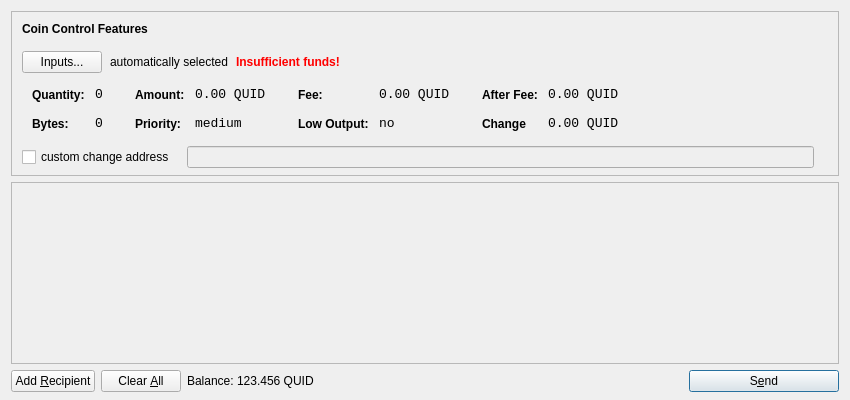
<?xml version="1.0" encoding="UTF-8"?>
<ui version="4.0">
 <class>SendCoinsDialog</class>
 <widget class="QDialog" name="SendCoinsDialog">
  <property name="geometry">
   <rect>
    <x>0</x>
    <y>0</y>
    <width>850</width>
    <height>400</height>
   </rect>
  </property>
  <property name="windowTitle">
   <string>Send Coins</string>
  </property>
  <layout class="QVBoxLayout" name="verticalLayout" stretch="0,1,0">
   <property name="bottomMargin">
    <number>8</number>
   </property>
   <item>
    <widget class="QFrame" name="frameCoinControl">
     <property name="sizePolicy">
      <sizepolicy hsizetype="Expanding" vsizetype="Expanding">
       <horstretch>0</horstretch>
       <verstretch>0</verstretch>
      </sizepolicy>
     </property>
     <property name="maximumSize">
      <size>
       <width>16777215</width>
       <height>16777215</height>
      </size>
     </property>
     <property name="frameShape">
      <enum>QFrame::StyledPanel</enum>
     </property>
     <property name="frameShadow">
      <enum>QFrame::Sunken</enum>
     </property>
     <layout class="QVBoxLayout" name="verticalLayoutCoinControl2">
      <property name="spacing">
       <number>-1</number>
      </property>
      <property name="leftMargin">
       <number>0</number>
      </property>
      <property name="topMargin">
       <number>0</number>
      </property>
      <property name="rightMargin">
       <number>0</number>
      </property>
      <property name="bottomMargin">
       <number>6</number>
      </property>
      <item>
       <layout class="QVBoxLayout" name="verticalLayoutCoinControl" stretch="0,0,0,0,1">
        <property name="spacing">
         <number>0</number>
        </property>
        <property name="leftMargin">
         <number>10</number>
        </property>
        <property name="topMargin">
         <number>10</number>
        </property>
        <item>
         <layout class="QHBoxLayout" name="horizontalLayoutCoinControl1">
          <property name="bottomMargin">
           <number>15</number>
          </property>
          <item>
           <widget class="QLabel" name="labelCoinControlFeatures">
            <property name="sizePolicy">
             <sizepolicy hsizetype="Preferred" vsizetype="Maximum">
              <horstretch>0</horstretch>
              <verstretch>0</verstretch>
             </sizepolicy>
            </property>
            <property name="font">
             <font>
              <weight>75</weight>
              <bold>true</bold>
             </font>
            </property>
            <property name="styleSheet">
             <string notr="true">font-weight:bold;</string>
            </property>
            <property name="text">
             <string>Coin Control Features</string>
            </property>
           </widget>
          </item>
         </layout>
        </item>
        <item>
         <layout class="QHBoxLayout" name="horizontalLayoutCoinControl2" stretch="0,0,0,0">
          <property name="spacing">
           <number>8</number>
          </property>
          <property name="bottomMargin">
           <number>10</number>
          </property>
          <item>
           <widget class="QPushButton" name="pushButtonCoinControl">
            <property name="styleSheet">
             <string notr="true"/>
            </property>
            <property name="text">
             <string>Inputs...</string>
            </property>
           </widget>
          </item>
          <item>
           <widget class="QLabel" name="labelCoinControlAutomaticallySelected">
            <property name="text">
             <string>automatically selected</string>
            </property>
            <property name="margin">
             <number>5</number>
            </property>
           </widget>
          </item>
          <item>
           <widget class="QLabel" name="labelCoinControlInsuffFunds">
            <property name="font">
             <font>
              <weight>75</weight>
              <bold>true</bold>
             </font>
            </property>
            <property name="styleSheet">
             <string notr="true">color:red;font-weight:bold;</string>
            </property>
            <property name="text">
             <string>Insufficient funds!</string>
            </property>
            <property name="margin">
             <number>5</number>
            </property>
           </widget>
          </item>
          <item>
           <spacer name="horizontalSpacerCoinControl">
            <property name="orientation">
             <enum>Qt::Horizontal</enum>
            </property>
            <property name="sizeHint" stdset="0">
             <size>
              <width>40</width>
              <height>1</height>
             </size>
            </property>
           </spacer>
          </item>
         </layout>
        </item>
        <item>
         <widget class="QWidget" name="widgetCoinControl" native="true">
          <property name="sizePolicy">
           <sizepolicy hsizetype="Preferred" vsizetype="Preferred">
            <horstretch>0</horstretch>
            <verstretch>0</verstretch>
           </sizepolicy>
          </property>
          <property name="minimumSize">
           <size>
            <width>0</width>
            <height>0</height>
           </size>
          </property>
          <property name="styleSheet">
           <string notr="true"/>
          </property>
          <layout class="QHBoxLayout" name="horizontalLayoutCoinControl5">
           <property name="margin">
            <number>0</number>
           </property>
           <item>
            <layout class="QHBoxLayout" name="horizontalLayoutCoinControl3" stretch="0,0,0,1">
             <property name="spacing">
              <number>20</number>
             </property>
             <property name="topMargin">
              <number>0</number>
             </property>
             <property name="bottomMargin">
              <number>10</number>
             </property>
             <item>
              <layout class="QFormLayout" name="formLayoutCoinControl1">
               <property name="horizontalSpacing">
                <number>10</number>
               </property>
               <property name="verticalSpacing">
                <number>14</number>
               </property>
               <property name="leftMargin">
                <number>10</number>
               </property>
               <property name="topMargin">
                <number>4</number>
               </property>
               <property name="rightMargin">
                <number>6</number>
               </property>
               <item row="0" column="0">
                <widget class="QLabel" name="labelCoinControlQuantityText">
                 <property name="styleSheet">
                  <string notr="true">font-weight:bold;</string>
                 </property>
                 <property name="text">
                  <string>Quantity:</string>
                 </property>
                 <property name="margin">
                  <number>0</number>
                 </property>
                </widget>
               </item>
               <item row="0" column="1">
                <widget class="QLabel" name="labelCoinControlQuantity">
                 <property name="font">
                  <font>
                   <family>Monospace</family>
                   <pointsize>10</pointsize>
                  </font>
                 </property>
                 <property name="cursor">
                  <cursorShape>IBeamCursor</cursorShape>
                 </property>
                 <property name="contextMenuPolicy">
                  <enum>Qt::ActionsContextMenu</enum>
                 </property>
                 <property name="text">
                  <string>0</string>
                 </property>
                 <property name="margin">
                  <number>0</number>
                 </property>
                 <property name="textInteractionFlags">
                  <set>Qt::LinksAccessibleByMouse|Qt::TextSelectableByKeyboard|Qt::TextSelectableByMouse</set>
                 </property>
                </widget>
               </item>
               <item row="1" column="0">
                <widget class="QLabel" name="labelCoinControlBytesText">
                 <property name="styleSheet">
                  <string notr="true">font-weight:bold;</string>
                 </property>
                 <property name="text">
                  <string>Bytes:</string>
                 </property>
                </widget>
               </item>
               <item row="1" column="1">
                <widget class="QLabel" name="labelCoinControlBytes">
                 <property name="font">
                  <font>
                   <family>Monospace</family>
                   <pointsize>10</pointsize>
                  </font>
                 </property>
                 <property name="cursor">
                  <cursorShape>IBeamCursor</cursorShape>
                 </property>
                 <property name="contextMenuPolicy">
                  <enum>Qt::ActionsContextMenu</enum>
                 </property>
                 <property name="text">
                  <string>0</string>
                 </property>
                 <property name="textInteractionFlags">
                  <set>Qt::LinksAccessibleByMouse|Qt::TextSelectableByKeyboard|Qt::TextSelectableByMouse</set>
                 </property>
                </widget>
               </item>
              </layout>
             </item>
             <item>
              <layout class="QFormLayout" name="formLayoutCoinControl2">
               <property name="horizontalSpacing">
                <number>10</number>
               </property>
               <property name="verticalSpacing">
                <number>14</number>
               </property>
               <property name="leftMargin">
                <number>6</number>
               </property>
               <property name="topMargin">
                <number>4</number>
               </property>
               <property name="rightMargin">
                <number>6</number>
               </property>
               <item row="0" column="0">
                <widget class="QLabel" name="labelCoinControlAmountText">
                 <property name="styleSheet">
                  <string notr="true">font-weight:bold;</string>
                 </property>
                 <property name="text">
                  <string>Amount:</string>
                 </property>
                 <property name="margin">
                  <number>0</number>
                 </property>
                </widget>
               </item>
               <item row="0" column="1">
                <widget class="QLabel" name="labelCoinControlAmount">
                 <property name="font">
                  <font>
                   <family>Monospace</family>
                   <pointsize>10</pointsize>
                  </font>
                 </property>
                 <property name="cursor">
                  <cursorShape>IBeamCursor</cursorShape>
                 </property>
                 <property name="contextMenuPolicy">
                  <enum>Qt::ActionsContextMenu</enum>
                 </property>
                 <property name="text">
                  <string>0.00 QUID</string>
                 </property>
                 <property name="textInteractionFlags">
                  <set>Qt::LinksAccessibleByMouse|Qt::TextSelectableByKeyboard|Qt::TextSelectableByMouse</set>
                 </property>
                </widget>
               </item>
               <item row="1" column="0">
                <widget class="QLabel" name="labelCoinControlPriorityText">
                 <property name="styleSheet">
                  <string notr="true">font-weight:bold;</string>
                 </property>
                 <property name="text">
                  <string>Priority:</string>
                 </property>
                </widget>
               </item>
               <item row="1" column="1">
                <widget class="QLabel" name="labelCoinControlPriority">
                 <property name="font">
                  <font>
                   <family>Monospace</family>
                   <pointsize>10</pointsize>
                  </font>
                 </property>
                 <property name="cursor">
                  <cursorShape>IBeamCursor</cursorShape>
                 </property>
                 <property name="contextMenuPolicy">
                  <enum>Qt::ActionsContextMenu</enum>
                 </property>
                 <property name="text">
                  <string>medium</string>
                 </property>
                 <property name="textInteractionFlags">
                  <set>Qt::LinksAccessibleByMouse|Qt::TextSelectableByKeyboard|Qt::TextSelectableByMouse</set>
                 </property>
                </widget>
               </item>
              </layout>
             </item>
             <item>
              <layout class="QFormLayout" name="formLayoutCoinControl3">
               <property name="horizontalSpacing">
                <number>10</number>
               </property>
               <property name="verticalSpacing">
                <number>14</number>
               </property>
               <property name="leftMargin">
                <number>6</number>
               </property>
               <property name="topMargin">
                <number>4</number>
               </property>
               <property name="rightMargin">
                <number>6</number>
               </property>
               <item row="0" column="0">
                <widget class="QLabel" name="labelCoinControlFeeText">
                 <property name="styleSheet">
                  <string notr="true">font-weight:bold;</string>
                 </property>
                 <property name="text">
                  <string>Fee:</string>
                 </property>
                 <property name="margin">
                  <number>0</number>
                 </property>
                </widget>
               </item>
               <item row="0" column="1">
                <widget class="QLabel" name="labelCoinControlFee">
                 <property name="font">
                  <font>
                   <family>Monospace</family>
                   <pointsize>10</pointsize>
                  </font>
                 </property>
                 <property name="cursor">
                  <cursorShape>IBeamCursor</cursorShape>
                 </property>
                 <property name="contextMenuPolicy">
                  <enum>Qt::ActionsContextMenu</enum>
                 </property>
                 <property name="text">
                  <string>0.00 QUID</string>
                 </property>
                 <property name="textInteractionFlags">
                  <set>Qt::LinksAccessibleByMouse|Qt::TextSelectableByKeyboard|Qt::TextSelectableByMouse</set>
                 </property>
                </widget>
               </item>
               <item row="1" column="0">
                <widget class="QLabel" name="labelCoinControlLowOutputText">
                 <property name="styleSheet">
                  <string notr="true">font-weight:bold;</string>
                 </property>
                 <property name="text">
                  <string>Low Output:</string>
                 </property>
                </widget>
               </item>
               <item row="1" column="1">
                <widget class="QLabel" name="labelCoinControlLowOutput">
                 <property name="font">
                  <font>
                   <family>Monospace</family>
                   <pointsize>10</pointsize>
                  </font>
                 </property>
                 <property name="cursor">
                  <cursorShape>IBeamCursor</cursorShape>
                 </property>
                 <property name="contextMenuPolicy">
                  <enum>Qt::ActionsContextMenu</enum>
                 </property>
                 <property name="text">
                  <string>no</string>
                 </property>
                 <property name="textInteractionFlags">
                  <set>Qt::LinksAccessibleByMouse|Qt::TextSelectableByKeyboard|Qt::TextSelectableByMouse</set>
                 </property>
                </widget>
               </item>
              </layout>
             </item>
             <item>
              <layout class="QFormLayout" name="formLayoutCoinControl4">
               <property name="horizontalSpacing">
                <number>10</number>
               </property>
               <property name="verticalSpacing">
                <number>14</number>
               </property>
               <property name="leftMargin">
                <number>6</number>
               </property>
               <property name="topMargin">
                <number>4</number>
               </property>
               <property name="rightMargin">
                <number>6</number>
               </property>
               <item row="0" column="0">
                <widget class="QLabel" name="labelCoinControlAfterFeeText">
                 <property name="styleSheet">
                  <string notr="true">font-weight:bold;</string>
                 </property>
                 <property name="text">
                  <string>After Fee:</string>
                 </property>
                 <property name="margin">
                  <number>0</number>
                 </property>
                </widget>
               </item>
               <item row="0" column="1">
                <widget class="QLabel" name="labelCoinControlAfterFee">
                 <property name="font">
                  <font>
                   <family>Monospace</family>
                   <pointsize>10</pointsize>
                  </font>
                 </property>
                 <property name="cursor">
                  <cursorShape>IBeamCursor</cursorShape>
                 </property>
                 <property name="contextMenuPolicy">
                  <enum>Qt::ActionsContextMenu</enum>
                 </property>
                 <property name="text">
                  <string>0.00 QUID</string>
                 </property>
                 <property name="textInteractionFlags">
                  <set>Qt::LinksAccessibleByMouse|Qt::TextSelectableByKeyboard|Qt::TextSelectableByMouse</set>
                 </property>
                </widget>
               </item>
               <item row="1" column="0">
                <widget class="QLabel" name="labelCoinControlChangeText">
                 <property name="styleSheet">
                  <string notr="true">font-weight:bold;</string>
                 </property>
                 <property name="text">
                  <string>Change</string>
                 </property>
                </widget>
               </item>
               <item row="1" column="1">
                <widget class="QLabel" name="labelCoinControlChange">
                 <property name="font">
                  <font>
                   <family>Monospace</family>
                   <pointsize>10</pointsize>
                  </font>
                 </property>
                 <property name="cursor">
                  <cursorShape>IBeamCursor</cursorShape>
                 </property>
                 <property name="contextMenuPolicy">
                  <enum>Qt::ActionsContextMenu</enum>
                 </property>
                 <property name="text">
                  <string>0.00 QUID</string>
                 </property>
                 <property name="textInteractionFlags">
                  <set>Qt::LinksAccessibleByMouse|Qt::TextSelectableByKeyboard|Qt::TextSelectableByMouse</set>
                 </property>
                </widget>
               </item>
              </layout>
             </item>
            </layout>
           </item>
          </layout>
         </widget>
        </item>
        <item>
         <layout class="QHBoxLayout" name="horizontalLayoutCoinControl4" stretch="0,0,0">
          <property name="spacing">
           <number>12</number>
          </property>
          <property name="sizeConstraint">
           <enum>QLayout::SetDefaultConstraint</enum>
          </property>
          <property name="topMargin">
           <number>5</number>
          </property>
          <property name="rightMargin">
           <number>5</number>
          </property>
          <item>
           <widget class="QCheckBox" name="checkBoxCoinControlChange">
            <property name="text">
             <string>custom change address</string>
            </property>
           </widget>
          </item>
          <item>
           <widget class="QLineEdit" name="lineEditCoinControlChange">
            <property name="enabled">
             <bool>false</bool>
            </property>
            <property name="sizePolicy">
             <sizepolicy hsizetype="Expanding" vsizetype="Fixed">
              <horstretch>0</horstretch>
              <verstretch>0</verstretch>
             </sizepolicy>
            </property>
           </widget>
          </item>
          <item>
           <widget class="QLabel" name="labelCoinControlChangeLabel">
            <property name="sizePolicy">
             <sizepolicy hsizetype="Preferred" vsizetype="Expanding">
              <horstretch>0</horstretch>
              <verstretch>0</verstretch>
             </sizepolicy>
            </property>
            <property name="minimumSize">
             <size>
              <width>0</width>
              <height>0</height>
             </size>
            </property>
            <property name="text">
             <string/>
            </property>
            <property name="margin">
             <number>3</number>
            </property>
           </widget>
          </item>
         </layout>
        </item>
        <item>
         <spacer name="verticalSpacerCoinControl">
          <property name="orientation">
           <enum>Qt::Vertical</enum>
          </property>
          <property name="sizeHint" stdset="0">
           <size>
            <width>800</width>
            <height>1</height>
           </size>
          </property>
         </spacer>
        </item>
       </layout>
      </item>
     </layout>
    </widget>
   </item>
   <item>
    <widget class="QScrollArea" name="scrollArea">
     <property name="widgetResizable">
      <bool>true</bool>
     </property>
     <widget class="QWidget" name="scrollAreaWidgetContents">
      <property name="geometry">
       <rect>
        <x>0</x>
        <y>0</y>
        <width>830</width>
        <height>165</height>
       </rect>
      </property>
      <layout class="QVBoxLayout" name="verticalLayout_2">
       <property name="margin">
        <number>0</number>
       </property>
       <item>
        <layout class="QVBoxLayout" name="entries">
         <property name="spacing">
          <number>6</number>
         </property>
        </layout>
       </item>
       <item>
        <spacer name="verticalSpacer">
         <property name="orientation">
          <enum>Qt::Vertical</enum>
         </property>
         <property name="sizeHint" stdset="0">
          <size>
           <width>20</width>
           <height>40</height>
          </size>
         </property>
        </spacer>
       </item>
      </layout>
     </widget>
    </widget>
   </item>
   <item>
    <layout class="QHBoxLayout" name="horizontalLayout">
     <item>
      <widget class="QPushButton" name="addButton">
       <property name="toolTip">
        <string>Send to multiple recipients at once</string>
       </property>
       <property name="text">
        <string>Add &amp;Recipient</string>
       </property>
       <property name="icon">
        <iconset resource="../bitcoin.qrc">
         <normaloff>:/icons/add</normaloff>:/icons/add</iconset>
       </property>
       <property name="autoDefault">
        <bool>false</bool>
       </property>
      </widget>
     </item>
     <item>
      <widget class="QPushButton" name="clearButton">
       <property name="sizePolicy">
        <sizepolicy hsizetype="Minimum" vsizetype="Fixed">
         <horstretch>0</horstretch>
         <verstretch>0</verstretch>
        </sizepolicy>
       </property>
       <property name="toolTip">
        <string>Remove all transaction fields</string>
       </property>
       <property name="text">
        <string>Clear &amp;All</string>
       </property>
       <property name="icon">
        <iconset resource="../bitcoin.qrc">
         <normaloff>:/icons/remove</normaloff>:/icons/remove</iconset>
       </property>
       <property name="autoRepeatDelay">
        <number>300</number>
       </property>
       <property name="autoDefault">
        <bool>false</bool>
       </property>
      </widget>
     </item>
     <item>
      <layout class="QHBoxLayout" name="horizontalLayout_2">
       <property name="spacing">
        <number>3</number>
       </property>
       <item>
        <widget class="QLabel" name="label">
         <property name="sizePolicy">
          <sizepolicy hsizetype="Preferred" vsizetype="Fixed">
           <horstretch>0</horstretch>
           <verstretch>0</verstretch>
          </sizepolicy>
         </property>
         <property name="text">
          <string>Balance:</string>
         </property>
        </widget>
       </item>
       <item>
        <widget class="QLabel" name="labelBalance">
         <property name="sizePolicy">
          <sizepolicy hsizetype="Preferred" vsizetype="Fixed">
           <horstretch>0</horstretch>
           <verstretch>0</verstretch>
          </sizepolicy>
         </property>
         <property name="cursor">
          <cursorShape>IBeamCursor</cursorShape>
         </property>
         <property name="text">
          <string>123.456 QUID</string>
         </property>
         <property name="textInteractionFlags">
          <set>Qt::LinksAccessibleByMouse|Qt::TextSelectableByKeyboard|Qt::TextSelectableByMouse</set>
         </property>
        </widget>
       </item>
      </layout>
     </item>
     <item>
      <spacer name="horizontalSpacer">
       <property name="orientation">
        <enum>Qt::Horizontal</enum>
       </property>
       <property name="sizeHint" stdset="0">
        <size>
         <width>40</width>
         <height>20</height>
        </size>
       </property>
      </spacer>
     </item>
     <item>
      <widget class="QPushButton" name="sendButton">
       <property name="minimumSize">
        <size>
         <width>150</width>
         <height>0</height>
        </size>
       </property>
       <property name="toolTip">
        <string>Confirm the send action</string>
       </property>
       <property name="text">
        <string>S&amp;end</string>
       </property>
       <property name="icon">
        <iconset resource="../bitcoin.qrc">
         <normaloff>:/icons/send</normaloff>:/icons/send</iconset>
       </property>
       <property name="default">
        <bool>true</bool>
       </property>
      </widget>
     </item>
    </layout>
   </item>
  </layout>
 </widget>
 <resources>
  <include location="../bitcoin.qrc"/>
 </resources>
 <connections/>
</ui>
